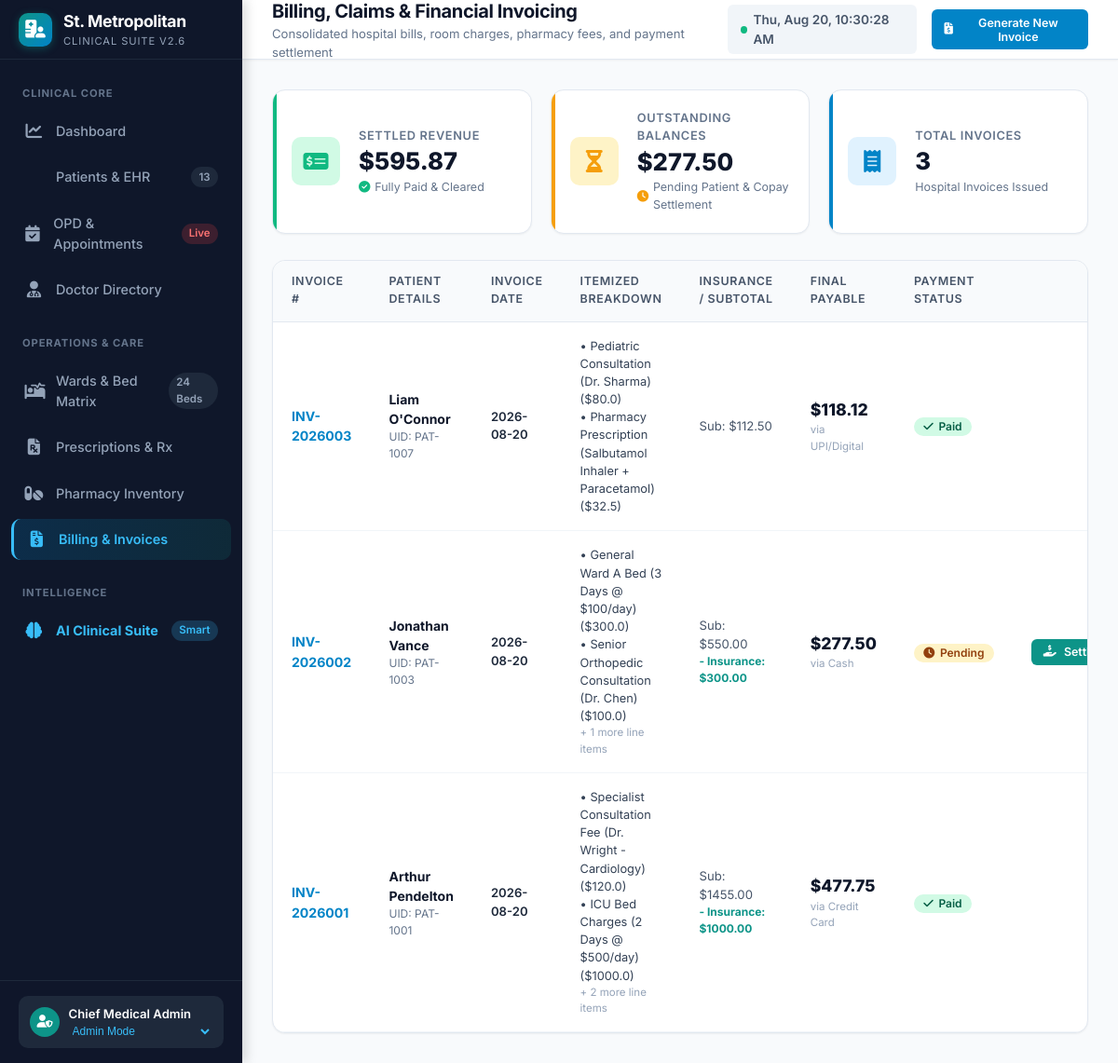
Screenshot of /billing with the database file from the repository.
### tables this page shows
CREATE TABLE bills (
        id INTEGER PRIMARY KEY AUTOINCREMENT,
        invoice_number TEXT UNIQUE NOT NULL,
        patient_id INTEGER NOT NULL,
        date TEXT NOT NULL,
        items TEXT NOT NULL, -- JSON Array: [{description, category, quantity, unit_price, total}]
        subtotal REAL NOT NULL,
        tax_percent REAL DEFAULT 5.0,
        discount REAL DEFAULT 0.0,
        insurance_covered REAL DEFAULT 0.0,
        total_amount REAL NOT NULL,
        payment_status TEXT DEFAULT 'Pending', -- 'Paid', 'Pending', 'Partial'
        payment_method TEXT DEFAULT 'Cash',
        notes TEXT,
        created_at TIMESTAMP DEFAULT CURRENT_TIMESTAMP,
        FOREIGN KEY (patient_id) REFERENCES patients(id) ON DELETE CASCADE
    );

CREATE TABLE patients (
        id INTEGER PRIMARY KEY AUTOINCREMENT,
        patient_uid TEXT UNIQUE NOT NULL,
        name TEXT NOT NULL,
        age INTEGER NOT NULL,
        gender TEXT NOT NULL,
        blood_group TEXT,
        phone TEXT,
        email TEXT,
        address TEXT,
        emergency_contact_name TEXT,
        emergency_contact_phone TEXT,
        allergies TEXT,
        chronic_conditions TEXT,
        admission_status TEXT DEFAULT 'Outpatient', -- 'Outpatient', 'Admitted', 'Discharged', 'Emergency'
        bed_id INTEGER,
        created_at TIMESTAMP DEFAULT CURRENT_TIMESTAMP,
        FOREIGN KEY (bed_id) REFERENCES beds(id) ON DELETE SET NULL
    );

### app.py (the view)
@app.get("/billing", response_class=HTMLResponse)
async def billing_page(request: Request):
    bills = get_all_bills()
    patients = get_all_patients()
    paid_total = sum(b["total_amount"] for b in bills if b["payment_status"] == "Paid")
    pending_total = sum(b["total_amount"] for b in bills if b["payment_status"] == "Pending")
    metrics = get_dashboard_metrics()
    return templates.TemplateResponse(
        request=request,
        name="billing.html",
        context={
            "active_page": "billing",
            "bills": bills,
            "patients": patients,
            "paid_total": paid_total,
            "pending_total": pending_total,
            "total_patients": metrics["total_patients"]
        }
    )

### templates/billing.html (shortened to what this page needs)
{% extends "base.html" %}
{% block page_title %}Billing, Claims & Financial Invoicing{% endblock %}
{% block page_subtitle %}Consolidated hospital bills, room charges, pharmacy fees, and payment settlement{% endblock %}
{% block header_actions %}
<button class="btn btn-primary btn-sm" onclick="openModal('newBillModal')">
    <i class="fas fa-file-invoice-dollar"></i> Generate New Invoice
</button>
{% endblock %}
{% block content %}
<div class="stats-grid">
    <div class="stat-card green">
        <div class="stat-icon-wrapper">
            <i class="fas fa-money-check-alt"></i>
        </div>
        <div class="stat-content">
            <div class="stat-label">Settled Revenue</div>
            <div class="stat-value">${{ "%.2f"|format(paid_total) }}</div>
            <div class="stat-sub"><i class="fas fa-check-circle" style="color:var(--success);"></i> Fully Paid & Cleared</div>
        </div>
    </div>
    <div class="stat-card amber">
        <div class="stat-icon-wrapper">
            <i class="fas fa-hourglass-half"></i>
        </div>
        <div class="stat-content">
            <div class="stat-label">Outstanding Balances</div>
            <div class="stat-value">${{ "%.2f"|format(pending_total) }}</div>
            <div class="stat-sub"><i class="fas fa-clock" style="color:var(--warning);"></i> Pending Patient & Copay Settlement</div>
        </div>
    </div>
    <div class="stat-card blue">
        <div class="stat-icon-wrapper">
            <i class="fas fa-receipt"></i>
        </div>
        <div class="stat-content">
            <div class="stat-label">Total Invoices</div>
            <div class="stat-value">{{ bills|length }}</div>
            <div class="stat-sub">Hospital Invoices Issued</div>
        </div>
    </div>
</div>
<div class="card">
    <div class="card-body" style="padding: 0;">
        <div class="table-responsive">
            <table class="clinical-table" id="billsTable">
                <thead>
                    <tr>
                        <th>Invoice #</th>
                        <th>Patient Details</th>
                        <th>Invoice Date</th>
                        <th>Itemized Breakdown</th>
                        <th>Insurance / Subtotal</th>
                        <th>Final Payable</th>
                        <th>Payment Status</th>
                        <th style="text-align:right;">Actions</th>
                    </tr>
                </thead>
                <tbody>
                    {% for b in bills %}
                    <tr>
                        <td>
                            <strong style="color:var(--primary); font-size:0.88rem;">{{ b.invoice_number }}</strong>
                        </td>
                        <td>
                            <div style="font-weight:700; color:var(--slate-900);">{{ b.patient_name }}</div>
                            <div style="font-size:0.75rem; color:var(--slate-500);">UID: {{ b.patient_uid }}</div>
                        </td>
                        <td>
                            <div style="font-size:0.82rem; font-weight:600;">{{ b.date }}</div>
                        </td>
                        <td>
                            <div style="font-size:0.8rem; color:var(--slate-700);">
                                {% for item in b['items'][:2] %}
                                <div>• {{ item.description }} (${{ item.total }})</div>
                                {% endfor %}
                                {% if b['items']|length > 2 %}
                                <div style="font-size:0.72rem; color:var(--slate-400);">+ {{ b['items']|length - 2 }} more line items</div>
                                {% endif %}
                            </div>
                        </td>
                        <td>
                            <div style="font-size:0.82rem; color:var(--slate-600);">Sub: ${{ "%.2f"|format(b.subtotal) }}</div>
                            {% if b.insurance_covered > 0 %}
                            <div style="font-size:0.75rem; color:var(--teal); font-weight:700;">- Insurance: ${{ "%.2f"|format(b.insurance_covered) }}</div>
                            {% endif %}
                        </td>
                        <td>
                            <div style="font-size:1.1rem; font-weight:800; color:var(--slate-900);">${{ "%.2f"|format(b.total_amount) }}</div>
                            <div style="font-size:0.72rem; color:var(--slate-400);">via {{ b.payment_method }}</div>
                        </td>
                        <td>
                            {% if b.payment_status == 'Paid' %}
                            <span class="badge badge-success"><i class="fas fa-check"></i> Paid</span>
                            {% else %}
                            <span class="badge badge-warning"><i class="fas fa-clock"></i> Pending</span>
                            {% endif %}
                        </td>
                        <td style="text-align:right;">
                            <div style="display:inline-flex; gap:0.4rem;">
                                {% if b.payment_status != 'Paid' %}
                                <button class="btn btn-teal btn-sm" onclick="settleBill({{ b.id }})">
                                    <i class="fas fa-hand-holding-usd"></i> Settle
                                </button>
                                {% endif %}
                            </div>
                        </td>
                    </tr>
                    {% endfor %}
                </tbody>
            </table>
        </div>
    </div>
</div>
{% endblock %}

### static/css/styles.css (style rules this page uses)
:root { --primary: #0284c7; --primary-hover: #0369a1; --primary-light: #e0f2fe; --teal: #0d9488; --teal-hover: #0f766e; --teal-light: #ccfbf1; --success: #10b981; --success-light: #d1fae5; --warning: #f59e0b; --warning-light: #fef3c7; --danger: #ef4444; --danger-light: #fee2e2; --slate-900: #0f172a; --slate-800: #1e293b; --slate-700: #334155; --slate-600: #475569; --slate-500: #64748b; --slate-400: #94a3b8; --slate-200: #e2e8f0; --slate-100: #f1f5f9; --slate-50: #f8fafc; --white: #ffffff; --font-sans: 'Inter', -apple-system, BlinkMacSystemFont, "Segoe UI", Roboto, Oxygen, Ubuntu, Cantarell, sans-serif; --sidebar-width: 260px; --header-height: 64px; --radius-sm: 6px; --radius-md: 10px; --radius-lg: 14px; --radius-xl: 20px; --shadow-sm: 0 1px 2px 0 rgba(0, 0, 0, 0.05); --shadow-md: 0 4px 6px -1px rgba(0, 0, 0, 0.1), 0 2px 4px -1px rgba(0, 0, 0, 0.06); --shadow-lg: 0 10px 15px -3px rgba(0, 0, 0, 0.1), 0 4px 6px -2px rgba(0, 0, 0, 0.05); --shadow-xl: 0 20px 25px -5px rgba(0, 0, 0, 0.1), 0 10px 10px -5px rgba(0, 0, 0, 0.04); --transition: all 0.2s cubic-bezier(0.4, 0, 0.2, 1); }
* { box-sizing: border-box; margin: 0; padding: 0; }
body { font-family: var(--font-sans); background-color: #f8fafc; color: var(--slate-800); line-height: 1.5; -webkit-font-smoothing: antialiased; min-height: 100vh; display: flex; }
.btn { display: inline-flex; align-items: center; justify-content: center; gap: 0.5rem; padding: 0.55rem 1.1rem; font-size: 0.875rem; font-weight: 600; border-radius: var(--radius-md); border: 1px solid transparent; cursor: pointer; transition: var(--transition); text-decoration: none; font-family: inherit; }
.btn-primary { background-color: var(--primary); color: white; }
.btn-teal { background-color: var(--teal); color: white; }
.btn-sm { padding: 0.35rem 0.75rem; font-size: 0.78rem; border-radius: var(--radius-sm); }
.card { background-color: var(--white); border: 1px solid var(--slate-200); border-radius: var(--radius-lg); box-shadow: var(--shadow-sm); overflow: hidden; transition: var(--transition); }
.card-body { padding: 1.5rem; }
.stats-grid { display: grid; grid-template-columns: repeat(auto-fit, minmax(240px, 1fr)); gap: 1.25rem; margin-bottom: 1.75rem; }
.stat-card { background: var(--white); border: 1px solid var(--slate-200); border-radius: var(--radius-lg); padding: 1.25rem; display: flex; align-items: center; gap: 1.25rem; box-shadow: var(--shadow-sm); position: relative; overflow: hidden; }
.stat-card::before { content: ''; position: absolute; left: 0; top: 0; bottom: 0; width: 4px; }
.stat-card.blue::before { background-color: var(--primary); }
.stat-card.amber::before { background-color: var(--warning); }
.stat-card.green::before { background-color: var(--success); }
.stat-icon-wrapper { width: 52px; height: 52px; border-radius: var(--radius-md); display: flex; align-items: center; justify-content: center; font-size: 1.5rem; flex-shrink: 0; }
.stat-card.blue .stat-icon-wrapper { background-color: var(--primary-light); color: var(--primary); }
.stat-card.amber .stat-icon-wrapper { background-color: var(--warning-light); color: var(--warning); }
.stat-card.green .stat-icon-wrapper { background-color: var(--success-light); color: var(--success); }
.stat-content { flex: 1; }
.stat-label { font-size: 0.8rem; font-weight: 600; color: var(--slate-500); text-transform: uppercase; letter-spacing: 0.05em; }
.stat-value { font-size: 1.6rem; font-weight: 800; color: var(--slate-900); line-height: 1.2; margin: 0.2rem 0; }
.stat-sub { font-size: 0.78rem; color: var(--slate-500); display: flex; align-items: center; gap: 0.3rem; }
.badge { display: inline-flex; align-items: center; gap: 0.35rem; padding: 0.25rem 0.65rem; border-radius: 999px; font-size: 0.75rem; font-weight: 600; line-height: 1; }
.badge-success { background-color: var(--success-light); color: #065f46; }
.badge-warning { background-color: var(--warning-light); color: #92400e; }
.table-responsive { width: 100%; overflow-x: auto; }
.clinical-table { width: 100%; border-collapse: separate; border-spacing: 0; text-align: left; font-size: 0.875rem; }
.clinical-table th { background-color: var(--slate-50); color: var(--slate-600); font-weight: 600; font-size: 0.78rem; text-transform: uppercase; letter-spacing: 0.05em; padding: 0.85rem 1.25rem; border-bottom: 1px solid var(--slate-200); }
.clinical-table td { padding: 1rem 1.25rem; border-bottom: 1px solid var(--slate-100); color: var(--slate-800); vertical-align: middle; }

### rows the page displays
bills: invoice_number "INV-2026003", patient_name "Liam O'Connor", patient_uid "PAT-1007", date "2026-08-20", description "Pediatric Consultation (Dr. Sharma)" "Pharmacy Prescription (Salbutamol Inhaler + Paracetamol)", total "80.0" "32.5", subtotal "112.50", total_amount "118.12", payment_method "UPI/Digital", payment_status "Paid" (drawn)
bills: invoice_number "INV-2026002", patient_name "Jonathan Vance", patient_uid "PAT-1003", date "2026-08-20", description "General Ward A Bed (3 Days @ $100/day)" "Senior Orthopedic Consultation (Dr. Chen)", total "300.0" "100.0", items|length "1", subtotal "550.00", insurance_covered "300.00", total_amount "277.50", payment_method "Cash", payment_status "Pending" (drawn)
bills: invoice_number "INV-2026001", patient_name "Arthur Pendelton", patient_uid "PAT-1001", date "2026-08-20", description "Specialist Consultation Fee (Dr. Wright - Cardiology)" "ICU Bed Charges (2 Days @ $500/day)", total "120.0" "1000.0", items|length "2", subtotal "1455.00", insurance_covered "1000.00", total_amount "477.75", payment_method "Credit Card", payment_status "Paid" (drawn)

### other values shown
{{ total_patients or 10 }} "13"
{{ "%.2f"|format(paid_total) }} "595.87"
{{ "%.2f"|format(pending_total) }} "277.50"
{{ bills|length }} "3"
